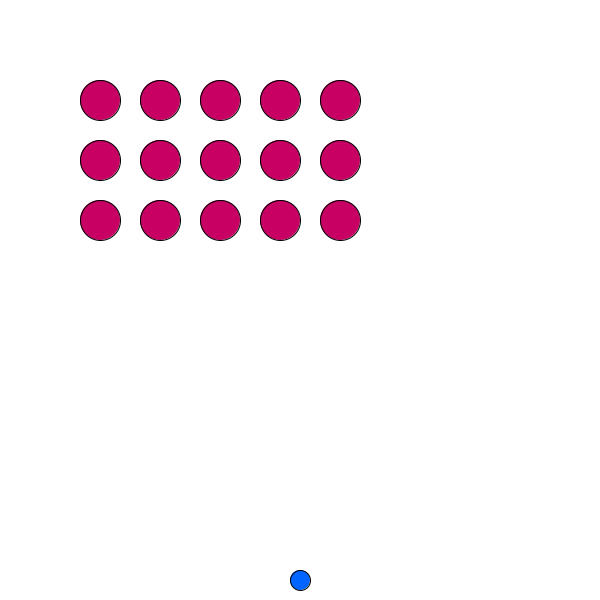
Frame 1 (no input)
Frame 60 (the mouse pressed at the canvas centre just before this capture): identical to frame 1, image omitted
Frame 120 (the mouse held since frame 60 and released just before this capture): identical to frame 1, image omitted

The Processing sketch that drew this single still picture (run headless with seeded random() and noise(); from frame 60 on, the mouse is pressed at the canvas centre):

// Processing sketch: Driver
// ── Driver.pde

// Global variables
Ball[][] grid;         // 3x5 grid of balls
Ball projectile;        // The moving projectile

int ROWS = 3;
int COLS = 5;
int BALL_SIZE = 40;     
int PROJECTILE_SIZE = 20;

void setup() {
  size(600, 600);
  grid = new Ball[ROWS][COLS];

  makeBalls(grid);
  newProjectile(PROJECTILE_SIZE);
}

void draw() {
  background(255);

  drawGrid(grid);

  // Move and draw projectile
  projectile.move();
  projectile.display();

  processCollisions(projectile, grid);
}


void keyPressed() {

  if (key == ' ') {
    // launch projectile upward
    projectile.yspeed = -5;
  }

  if (keyCode == LEFT) {
    projectile.center.x -= 10;
  }

  if (keyCode == RIGHT) {
    projectile.center.x += 10;
  }
}


void makeBalls(Ball[][] g) {

  int startX = 100;
  int startY = 100;

  for (int r = 0; r < ROWS; r++) {
    for (int c = 0; c < COLS; c++) {

      // Each ball positioned size distance apart
      float x = startX + c * BALL_SIZE * 1.5;
      float y = startY + r * BALL_SIZE * 1.5;

      g[r][c] = new Ball(new PVector(x, y), BALL_SIZE);
      g[r][c].setColor(color(200, 0, 100));
    }
  }
}


void newProjectile(int psize) {

  float x = width / 2;
  float y = height - psize;

  projectile = new Ball(new PVector(x, y), psize);

  projectile.setColor(color(0, 100, 255));
  projectile.xspeed = 0;
  projectile.yspeed = 0;
}


void drawGrid(Ball[][] g) {

  for (int r = 0; r < ROWS; r++) {
    for (int c = 0; c < COLS; c++) {
      if (g[r][c] != null) {
        g[r][c].display();
      }
    }
  }
}


void processCollisions(Ball p, Ball[][] g) {

  for (int r = 0; r < ROWS; r++) {
    for (int c = 0; c < COLS; c++) {

      Ball b = g[r][c];

      if (b != null && p.collisionCheck(b)) {

    projectile.xspeed = -5;
    projectile.yspeed = -5;
      }
    }
  }
}

// ── Class_Ball.pde
class Ball
{
    //instance variables
    PVector center;
    int xspeed;
    int yspeed;
    int bsize;
    color c;

    //default constructor
    Ball(PVector p, int s)
    {
bsize = s;
center = new PVector(p.x, p.y);
    }


    boolean collisionCheck(Ball other)
    {
return ( this.center.dist(other.center)
<= (this.bsize/2 + other.bsize/2) );
    }//collisionCheck


    void setColor(color newC)
    {
c = newC;
    }//setColor


    //visual behavior
    void display()
    {
fill(c);
circle(center.x, center.y, bsize);
    }//display


    //movement behavior
    void move()
    {
if (center.x > width - bsize/2 ||
   center.x < bsize/2) {
   xspeed*= -1;
}
if (center.y > height - bsize/2 ||
   center.y < bsize/2) {
   yspeed*= -1;
}
center.x+= xspeed;
center.y+= yspeed;
    }//move

}//Ball
